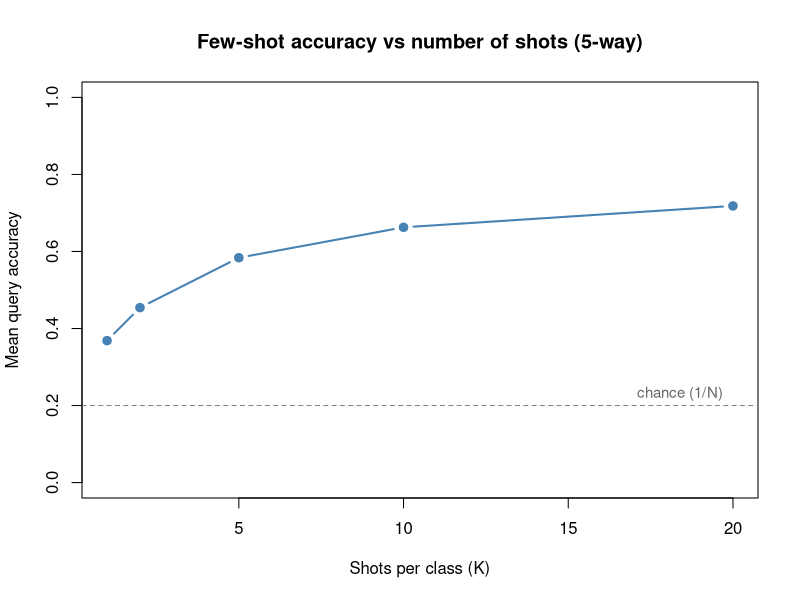

Generate this figure with R:
## ---- chunk 1
fam <- data.frame(
  Family = c("Metric-based", "Optimization-based", "Fine-tuning / transfer", "In-context (LLM)"),
  `What is learned` = c(
    "An embedding + fixed distance rule",
    "An initialization adapted by gradient steps",
    "Pretrained weights, then task-specific tuning",
    "Nothing at test time; conditions on prompt"
  ),
  `Test-time adaptation` = c(
    "None (compute prototypes)",
    "A few gradient steps on support",
    "Many gradient steps on the new task",
    "None (examples placed in the prompt)"
  ),
  Example = c("Prototypical nets", "MAML", "ImageNet pretrain + tune", "GPT-style few-shot prompting"),
  check.names = FALSE
)
knitr::kable(
  fam,
  caption = "Few-shot learning families compared by what is learned and how (if at all) the model adapts at test time."
)
## ---- chunk 2
set.seed(1301)

# A "world" of many latent classes. Each class is a Gaussian blob whose mean is
# a random point in d-dimensional space; the spread sigma controls difficulty.
make_world <- function(n_classes = 50, d = 20, spread = 2.0, sigma = 1.0) {
  centers <- matrix(rnorm(n_classes * d, sd = spread), nrow = n_classes, ncol = d)
  list(centers = centers, d = d, sigma = sigma, n_classes = n_classes)
}

# Draw `n` points from a given class (its blob). The identity embedding here
# stands in for a learned embedding g_theta; in a real system g_theta is trained.
draw_points <- function(world, class_id, n) {
  mu <- world$centers[class_id, ]
  matrix(rnorm(n * world$d, mean = rep(mu, each = n), sd = world$sigma),
         nrow = n, ncol = world$d)
}

# One N-way K-shot episode: sample N classes, K support + Q query points each,
# build prototypes (class means), classify queries by nearest prototype.
run_episode <- function(world, N = 5, K = 1, Q = 15) {
  classes <- sample(world$n_classes, N)
  protos <- matrix(0, nrow = N, ncol = world$d)
  q_x <- matrix(0, nrow = N * Q, ncol = world$d)
  q_y <- integer(N * Q)
  for (i in seq_len(N)) {
    s <- draw_points(world, classes[i], K)
    protos[i, ] <- colMeans(s)                 # prototype = mean support embedding
    rows <- ((i - 1) * Q + 1):(i * Q)
    q_x[rows, ] <- draw_points(world, classes[i], Q)
    q_y[rows] <- i
  }
  # Squared Euclidean distance from each query to each prototype, nearest wins.
  d2 <- outer(rowSums(q_x^2), rowSums(protos^2), "+") - 2 * q_x %*% t(protos)
  pred <- max.col(-d2, ties.method = "first")
  mean(pred == q_y)
}

# Average query accuracy over many episodes for a given (N, K).
few_shot_accuracy <- function(world, N = 5, K = 1, Q = 15, episodes = 400) {
  mean(replicate(episodes, run_episode(world, N = N, K = K, Q = Q)))
}
## ---- chunk 3
world <- make_world(n_classes = 50, d = 30, spread = 1.0, sigma = 2.5)

shots <- c(1, 2, 5, 10, 20)
acc <- sapply(shots, function(k) few_shot_accuracy(world, N = 5, K = k, episodes = 400))

sweep_tbl <- data.frame(
  Shots = shots,
  Accuracy = round(acc, 3),
  `Error rate` = round(1 - acc, 3),
  check.names = FALSE
)
## ---- chunk 4
knitr::kable(
  sweep_tbl,
  caption = "Mean 5-way query accuracy of the nearest-centroid few-shot classifier as the number of support examples per class (shots) increases, averaged over 400 simulated episodes."
)
## ---- chunk 5
plot(shots, acc, type = "b", pch = 19, lwd = 2, col = "steelblue",
     xlab = "Shots per class (K)", ylab = "Mean query accuracy",
     main = "Few-shot accuracy vs number of shots (5-way)",
     ylim = c(0, 1))
abline(h = 1 / 5, lty = 2, col = "grey50")
text(max(shots), 1/5 + 0.03, "chance (1/N)", pos = 2, col = "grey40", cex = 0.9)
## ---- chunk 6
set.seed(1301)

# Six animal-like classes described by 5 binary attributes. The unseen class
# (zebra) is held out of training entirely; only its attribute vector is used.
attr_names <- c("stripes", "four_legs", "aquatic", "large", "mane")
classes <- rbind(
  horse    = c(0, 1, 0, 1, 1),
  tiger    = c(1, 1, 0, 1, 0),
  dolphin  = c(0, 0, 1, 1, 0),
  frog     = c(0, 1, 1, 0, 0),
  lion     = c(0, 1, 0, 1, 1),
  zebra    = c(1, 1, 0, 1, 1)   # the unseen class
)
colnames(classes) <- attr_names

seen   <- c("horse", "tiger", "dolphin", "frog", "lion")
unseen <- "zebra"

# Generate input "feature" vectors for a class. Features are a noisy linear
# image of the attribute vector through a fixed random projection: this stands
# in for a perception system whose features correlate with the attributes.
m <- length(attr_names)
d <- 30
proj <- matrix(rnorm(d * m), nrow = d, ncol = m)   # attribute -> feature map

gen_features <- function(class_name, n, noise = 0.6) {
  a <- classes[class_name, ]
  base <- as.numeric(proj %*% a)
  matrix(rnorm(n * d, mean = rep(base, each = n), sd = noise), nrow = n, ncol = d)
}
## ---- chunk 7
# Training set: only SEEN classes contribute examples.
n_per <- 80
X_train <- do.call(rbind, lapply(seen, gen_features, n = n_per))
A_train <- do.call(rbind, lapply(seen, function(cl)
  matrix(rep(classes[cl, ], n_per), nrow = n_per, byrow = TRUE)))

# Learn W mapping features -> attribute space (ridge-stabilized least squares).
lambda <- 1e-2
XtX <- t(X_train) %*% X_train + lambda * diag(d)
W <- solve(XtX, t(X_train) %*% A_train)   # d x m

predict_attributes <- function(X) X %*% W   # rows: predicted attribute vectors

# Zero-shot prediction: assign each input to the class (from a candidate set)
# whose KNOWN attribute vector is closest to the predicted attributes.
zero_shot_predict <- function(X, candidate_classes) {
  pa <- predict_attributes(X)
  cand <- classes[candidate_classes, , drop = FALSE]
  d2 <- outer(rowSums(pa^2), rowSums(cand^2), "+") - 2 * pa %*% t(cand)
  candidate_classes[max.col(-d2, ties.method = "first")]
}
## ---- chunk 8
n_test <- 200

# Strict zero-shot: candidates restricted to unseen classes. With one unseen
# class this is trivially correct, so we evaluate generalized zero-shot below
# and also test that seen classes are still recognized.
X_zebra <- gen_features("zebra", n_test)
X_horse <- gen_features("horse", n_test)
X_tiger <- gen_features("tiger", n_test)

# Generalized zero-shot: seen AND unseen classes compete.
all_classes <- rownames(classes)
acc_zebra_gzsl <- mean(zero_shot_predict(X_zebra, all_classes) == "zebra")
acc_horse_gzsl <- mean(zero_shot_predict(X_horse, all_classes) == "horse")
acc_tiger_gzsl <- mean(zero_shot_predict(X_tiger, all_classes) == "tiger")

# Strict zero-shot for zebra: candidates are unseen + a couple of distractors
# the model could confuse it with (compete against seen classes individually).
acc_zebra_strict <- mean(
  zero_shot_predict(X_zebra, c("zebra", "horse", "tiger")) == "zebra"
)

zsl_tbl <- data.frame(
  `Test class` = c("zebra (unseen)", "zebra (unseen)", "horse (seen)", "tiger (seen)"),
  Protocol = c("strict (vs horse, tiger)", "generalized (all 6)",
               "generalized (all 6)", "generalized (all 6)"),
  Accuracy = round(c(acc_zebra_strict, acc_zebra_gzsl,
                     acc_horse_gzsl, acc_tiger_gzsl), 3),
  check.names = FALSE
)
## ---- chunk 9
knitr::kable(
  zsl_tbl,
  caption = "Attribute-based zero-shot accuracy. The model is trained only on seen classes (horse, tiger, dolphin, frog, lion) yet recognizes the unseen zebra by matching predicted attributes to the zebra attribute vector. The generalized protocol, where seen and unseen classes compete together, is harder."
)
